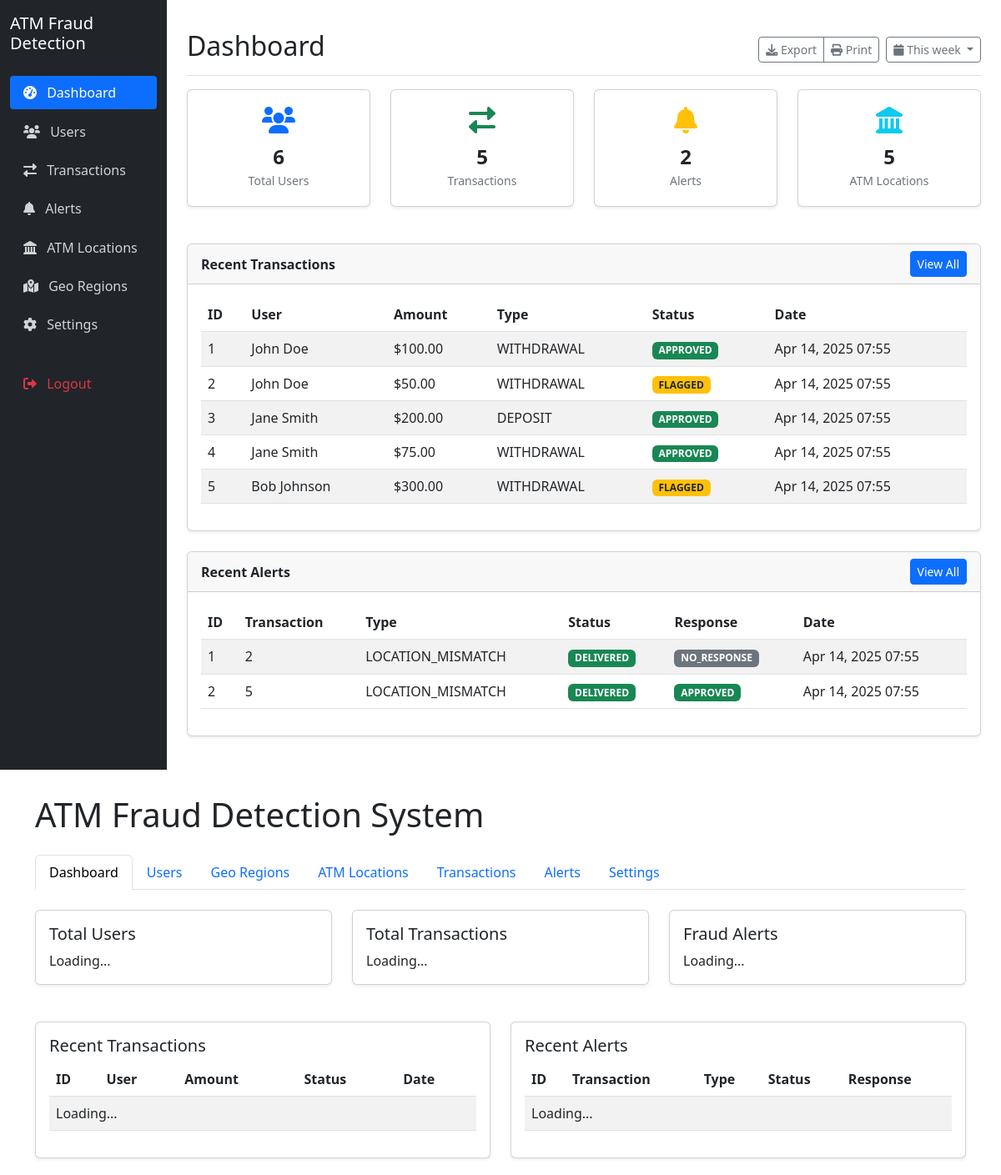
/admin/index.php (signed in), run on the app's committed database.
### tables this page shows
CREATE TABLE IF NOT EXISTS transactions (
    transaction_id INT AUTO_INCREMENT PRIMARY KEY,
    user_id INT NOT NULL,
    account_id INT NOT NULL,
    card_id INT NULL,
    atm_id INT NULL,
    amount DECIMAL(10, 2) NOT NULL,
    transaction_type ENUM('WITHDRAWAL', 'DEPOSIT', 'TRANSFER', 'BALANCE_CHECK', 'PAYMENT') NOT NULL,
    transaction_status ENUM('PENDING', 'APPROVED', 'DENIED', 'FLAGGED') NOT NULL DEFAULT 'PENDING',
    transaction_date TIMESTAMP DEFAULT CURRENT_TIMESTAMP,
    location_latitude DECIMAL(10, 8) NULL,  
    location_longitude DECIMAL(11, 8) NULL,  
    location_verified TINYINT(1) DEFAULT 0,  
    country_code VARCHAR(2) NULL,  
    device_id VARCHAR(255) NULL,  
    ip_address VARCHAR(45) NULL,  
    description TEXT NULL,
    FOREIGN KEY (user_id) REFERENCES users(user_id),
    FOREIGN KEY (account_id) REFERENCES bank_accounts(account_id),
    FOREIGN KEY (card_id) REFERENCES atm_cards(card_id),
    FOREIGN KEY (atm_id) REFERENCES atm_locations(atm_id)
);

CREATE TABLE IF NOT EXISTS alerts (
    alert_id INT AUTO_INCREMENT PRIMARY KEY,
    transaction_id INT NOT NULL,
    alert_type ENUM('LOCATION_MISMATCH', 'UNUSUAL_AMOUNT', 'MULTIPLE_ATTEMPTS', 'COUNTRY_RESTRICTION', 'LIMIT_EXCEEDED') NOT NULL,
    alert_message TEXT NOT NULL,
    alert_status ENUM('SENT', 'DELIVERED', 'FAILED') NOT NULL,
    notification_method ENUM('TELEGRAM', 'EMAIL', 'PUSH', 'SMS', 'BOTH') NOT NULL,
    user_response ENUM('APPROVED', 'DENIED', 'NO_RESPONSE') DEFAULT 'NO_RESPONSE',
    response_url VARCHAR(255) NULL,
    created_at TIMESTAMP DEFAULT CURRENT_TIMESTAMP,
    FOREIGN KEY (transaction_id) REFERENCES transactions(transaction_id)
);

CREATE TABLE IF NOT EXISTS users (
    user_id INT AUTO_INCREMENT PRIMARY KEY,
    full_name VARCHAR(100) NOT NULL,
    phone_number VARCHAR(20) NOT NULL,
    email VARCHAR(100) NOT NULL UNIQUE,
    telegram_chat_id VARCHAR(50) NULL,
    username VARCHAR(50) NOT NULL UNIQUE,
    password VARCHAR(255) NOT NULL,  
    firebase_uid VARCHAR(128) NULL,  
    is_admin TINYINT(1) DEFAULT 0,
    mfa_enabled TINYINT(1) DEFAULT 0,  
    created_at TIMESTAMP DEFAULT CURRENT_TIMESTAMP
);

### admin/dashboard.php (the view, shortened to what the rows shown need)
<?php
$database = new Database();
$db = $database->getConnection();
$counts = [
    'users' => 0,
    'transactions' => 0,
    'alerts' => 0,
    'atms' => 0
];
$query = "SELECT COUNT(*) as count FROM users";
$stmt = $db->prepare($query);
$stmt->execute();
$result = $stmt->fetch(PDO::FETCH_ASSOC);
$counts['users'] = $result['count'];
$query = "SELECT COUNT(*) as count FROM transactions";
$stmt = $db->prepare($query);
$stmt->execute();
$result = $stmt->fetch(PDO::FETCH_ASSOC);
$counts['transactions'] = $result['count'];
$query = "SELECT COUNT(*) as count FROM alerts";
$stmt = $db->prepare($query);
$stmt->execute();
$result = $stmt->fetch(PDO::FETCH_ASSOC);
$counts['alerts'] = $result['count'];
$query = "SELECT COUNT(*) as count FROM atm_locations";
$stmt = $db->prepare($query);
$stmt->execute();
$result = $stmt->fetch(PDO::FETCH_ASSOC);
$counts['atms'] = $result['count'];
$query = "SELECT t.transaction_id, t.amount, t.transaction_type, t.transaction_status,
                 t.transaction_date, u.full_name
          FROM transactions t
          JOIN users u ON t.user_id = u.user_id
          ORDER BY t.transaction_date DESC
          LIMIT 10";
$stmt = $db->prepare($query);
$stmt->execute();
$recentTransactions = $stmt->fetchAll(PDO::FETCH_ASSOC);
$query = "SELECT a.alert_id, a.alert_type, a.alert_status, a.user_response,
                 a.created_at, t.transaction_id
          FROM alerts a
          JOIN transactions t ON a.transaction_id = t.transaction_id
          ORDER BY a.created_at DESC
          LIMIT 10";
$stmt = $db->prepare($query);
$stmt->execute();
$recentAlerts = $stmt->fetchAll(PDO::FETCH_ASSOC);
?>
<!DOCTYPE html>
<html lang="en">
<head>
    <link href="https://cdn.jsdelivr.net/npm/bootstrap@5.3.0-alpha1/dist/css/bootstrap.min.css" rel="stylesheet">
    <link rel="stylesheet" href="https://cdnjs.cloudflare.com/ajax/libs/font-awesome/6.0.0-beta3/css/all.min.css">
</head>
<body>
    <div class="container-fluid">
        <div class="row">
            <div class="col-md-9 ms-sm-auto col-lg-10 px-md-4 main-content">
                <div class="d-flex justify-content-between flex-wrap flex-md-nowrap align-items-center pt-3 pb-2 mb-3 border-bottom">
                    <h1 class="h2">Dashboard</h1>
                </div>
                <div class="row">
                    <div class="col-md-3">
                        <div class="card stat-card">
                            <i class="fas fa-exchange-alt text-success"></i>
                            <div class="stat-value"><?php echo $counts['transactions']; ?></div>
                            <div class="stat-label">Transactions</div>
                        </div>
                    </div>
                    <div class="col-md-3">
                        <div class="card stat-card">
                            <i class="fas fa-bell text-warning"></i>
                            <div class="stat-value"><?php echo $counts['alerts']; ?></div>
                            <div class="stat-label">Alerts</div>
                        </div>
                    </div>
                    <div class="col-md-3">
                        <div class="card stat-card">
                            <i class="fas fa-landmark text-info"></i>
                            <div class="stat-value"><?php echo $counts['atms']; ?></div>
                            <div class="stat-label">ATM Locations</div>
                        </div>
                    </div>
                </div>
                <div class="card mt-4">
                    <div class="card-body">
                        <div class="table-responsive">
                            <table class="table table-striped table-hover">
                                <thead>
                                    <tr>
                                        <th>ID</th>
                                        <th>User</th>
                                        <th>Amount</th>
                                        <th>Type</th>
                                        <th>Status</th>
                                        <th>Date</th>
                                    </tr>
                                </thead>
                                <tbody>
                                    <?php if (empty($recentTransactions)): ?>
                                        <tr>
                                            <td colspan="6" class="text-center">No transactions found</td>
                                        </tr>
                                    <?php else: ?>
                                        <?php foreach ($recentTransactions as $transaction): ?>
                                            <tr>
                                                <td><?php echo $transaction['transaction_id']; ?></td>
                                                <td><?php echo $transaction['full_name']; ?></td>
                                                <td>$<?php echo number_format($transaction['amount'], 2); ?></td>
                                                <td><?php echo $transaction['transaction_type']; ?></td>
                                                <td>
                                                    <?php
                                                    $statusClass = '';
                                                    switch ($transaction['transaction_status']) {
                                                        case 'APPROVED':
                                                            $statusClass = 'bg-success';
                                                            break;
                                                        case 'FLAGGED':
                                                            $statusClass = 'bg-warning text-dark';
                                                            break;
                                                    }
                                                    ?>
                                                    <span class="badge <?php echo $statusClass; ?>">
                                                        <?php echo $transaction['transaction_status']; ?>
                                                    </span>
                                                </td>
                                                <td><?php echo date('M d, Y H:i', strtotime($transaction['transaction_date'])); ?></td>
                                            </tr>
                                        <?php endforeach; ?>
                                    <?php endif; ?>
                                </tbody>
                            </table>
                        </div>
                    </div>
                </div>
                <div class="card mt-4">
                    <div class="card-body">
                        <div class="table-responsive">
                            <table class="table table-striped table-hover">
                                <thead>
                                    <tr>
                                        <th>ID</th>
                                        <th>Transaction</th>
                                        <th>Type</th>
                                        <th>Status</th>
                                        <th>Response</th>
                                        <th>Date</th>
                                    </tr>
                                </thead>
                                <tbody>
                                    <?php if (empty($recentAlerts)): ?>
                                        <tr>
                                            <td colspan="6" class="text-center">No alerts found</td>
                                        </tr>
                                    <?php else: ?>
                                        <?php foreach ($recentAlerts as $alert): ?>
                                            <tr>
                                                <td><?php echo $alert['alert_id']; ?></td>
                                                <td><?php echo $alert['transaction_id']; ?></td>
                                                <td><?php echo $alert['alert_type']; ?></td>
                                                <td>
                                                    <?php
                                                    $statusClass = '';
                                                    switch ($alert['alert_status']) {
                                                        case 'DELIVERED':
                                                            $statusClass = 'bg-success';
                                                            break;
                                                    }
                                                    ?>
                                                    <span class="badge <?php echo $statusClass; ?>">
                                                        <?php echo $alert['alert_status']; ?>
                                                    </span>
                                                </td>
                                                <td>
                                                    <?php
                                                    $responseClass = '';
                                                    switch ($alert['user_response']) {
                                                        case 'APPROVED':
                                                            $responseClass = 'bg-success';
                                                            break;
                                                        case 'NO_RESPONSE':
                                                            $responseClass = 'bg-secondary';
                                                            break;
                                                    }
                                                    ?>
                                                    <span class="badge <?php echo $responseClass; ?>">
                                                        <?php echo $alert['user_response']; ?>
                                                    </span>
                                                </td>
                                                <td><?php echo date('M d, Y H:i', strtotime($alert['created_at'])); ?></td>
                                            </tr>
                                        <?php endforeach; ?>
                                    <?php endif; ?>
                                </tbody>
                            </table>
                        </div>
                    </div>
                </div>
            </div>
        </div>
    </div>
</body>
</html>

### data on the page
transactions: transaction_id "5", user.full_name "Bob Johnson", amount "300.00", transaction_type "WITHDRAWAL", transaction_status "FLAGGED", transaction_date "Apr 14, 2025 07:55"
alerts: alert_id "2", transaction.transaction_id "5", alert_type "LOCATION_MISMATCH", alert_status "DELIVERED", user_response "APPROVED", created_at "Apr 14, 2025 07:55"
transactions: transaction_id "1", user.full_name "John Doe", amount "100.00", transaction_type "WITHDRAWAL", transaction_status "APPROVED", transaction_date "Apr 14, 2025 07:55"
transactions: transaction_id "2", user.full_name "John Doe", amount "50.00", transaction_type "WITHDRAWAL", transaction_status "FLAGGED", transaction_date "Apr 14, 2025 07:55"
transactions: transaction_id "3", user.full_name "Jane Smith", amount "200.00", transaction_type "DEPOSIT", transaction_status "APPROVED", transaction_date "Apr 14, 2025 07:55"
transactions: transaction_id "4", user.full_name "Jane Smith", amount "75.00", transaction_type "WITHDRAWAL", transaction_status "APPROVED", transaction_date "Apr 14, 2025 07:55"
alerts: alert_id "1", transaction.transaction_id "2", alert_type "LOCATION_MISMATCH", alert_status "DELIVERED", user_response "NO_RESPONSE", created_at "Apr 14, 2025 07:55"

### other printed values
$counts['users'] "6"
